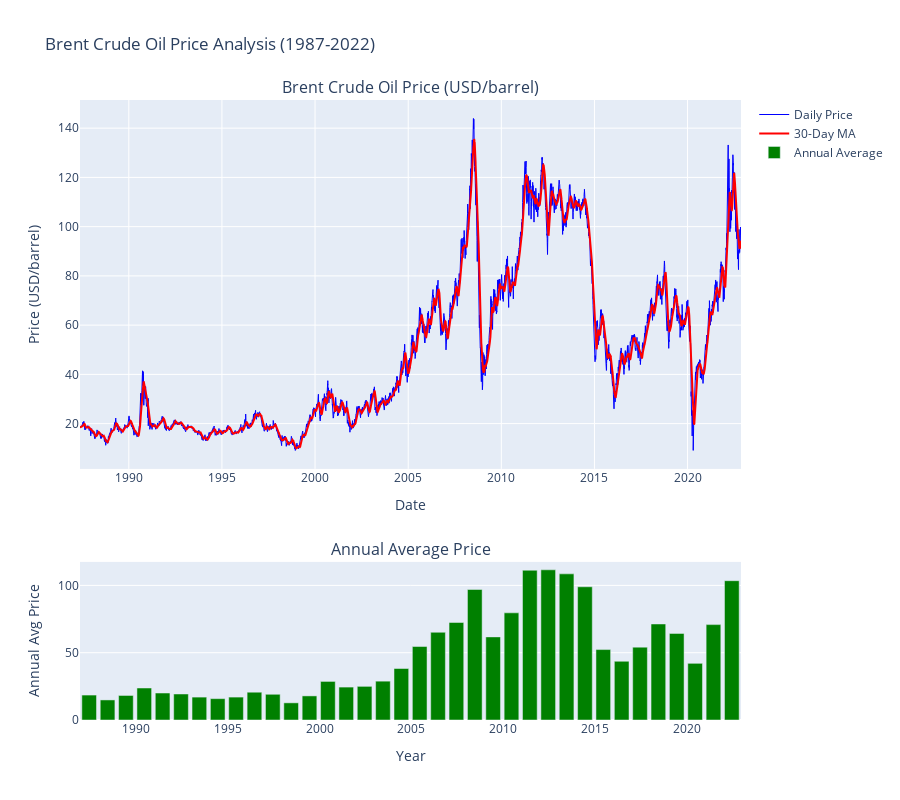

The notebook cell saved with this chart:
### Markdown cell above
2. Time Series Visualization

### Code cell
# Cell 5: Create comprehensive time series plot
fig = make_subplots(
    rows=2, cols=1,
    subplot_titles=('Brent Crude Oil Price (USD/barrel)', 'Annual Average Price'),
    vertical_spacing=0.15,
    row_heights=[0.7, 0.3]
)

# Full time series
fig.add_trace(
    go.Scatter(
        x=brent_df['Date'],
        y=brent_df['Price'],
        mode='lines',
        name='Daily Price',
        line=dict(color='blue', width=1),
        hovertemplate='Date: %{x|%Y-%m-%d}<br>Price: $%{y:.2f}<extra></extra>'
    ),
    row=1, col=1
)

# Calculate and add 30-day moving average
brent_df['MA_30'] = brent_df['Price'].rolling(window=30, min_periods=1).mean()
fig.add_trace(
    go.Scatter(
        x=brent_df['Date'],
        y=brent_df['MA_30'],
        mode='lines',
        name='30-Day MA',
        line=dict(color='red', width=2),
        hovertemplate='Date: %{x|%Y-%m-%d}<br>30-Day MA: $%{y:.2f}<extra></extra>'
    ),
    row=1, col=1
)

# Annual averages for second subplot
annual_avg = brent_df.groupby('Year')['Price'].mean().reset_index()
annual_avg['Date'] = pd.to_datetime(annual_avg['Year'].astype(str) + '-06-15')

fig.add_trace(
    go.Bar(
        x=annual_avg['Date'],
        y=annual_avg['Price'],
        name='Annual Average',
        marker_color='green',
        hovertemplate='Year: %{x|%Y}<br>Avg Price: $%{y:.2f}<extra></extra>'
    ),
    row=2, col=1
)

# Update layout
fig.update_layout(
    height=800,
    title_text="Brent Crude Oil Price Analysis (1987-2022)",
    showlegend=True,
    hovermode='x unified'
)

fig.update_xaxes(title_text="Date", row=1, col=1)
fig.update_xaxes(title_text="Year", row=2, col=1)
fig.update_yaxes(title_text="Price (USD/barrel)", row=1, col=1)
fig.update_yaxes(title_text="Annual Avg Price", row=2, col=1)

# Save the figure
fig.write_html("../reports/figures/full_time_series.html")
fig.show()

print("✓ Time series visualization created and saved to reports/figures/")

### Figure 1 — Plotly figure (JSON) as saved in the notebook; plotly's stock layout.template omitted (floating-point values rounded to 4 significant figures; data arrays with more than 128 entries replaced by an {"elided": "..."} marker saying what was removed)
{"data": [{"hovertemplate": "Date: %{x|%Y-%m-%d}<br>Price: $%{y:.2f}<extra></extra>", "line": {"color": "blue", "width": 1}, "mode": "lines", "name": "Daily Price", "type": "scatter", "x": {"elided": "9011 str values"}, "xaxis": "x", "y": {"elided": "9011 float values"}, "yaxis": "y"}, {"hovertemplate": "Date: %{x|%Y-%m-%d}<br>30-Day MA: $%{y:.2f}<extra></extra>", "line": {"color": "red", "width": 2}, "mode": "lines", "name": "30-Day MA", "type": "scatter", "x": {"elided": "9011 str values"}, "xaxis": "x", "y": {"elided": "9011 float values"}, "yaxis": "y"}, {"hovertemplate": "Year: %{x|%Y}<br>Avg Price: $%{y:.2f}<extra></extra>", "marker": {"color": "green"}, "name": "Annual Average", "type": "bar", "x": ["1987-06-15T00:00:00", "1988-06-15T00:00:00", "1989-06-15T00:00:00", "1990-06-15T00:00:00", "1991-06-15T00:00:00", "1992-06-15T00:00:00", "1993-06-15T00:00:00", "1994-06-15T00:00:00", "1995-06-15T00:00:00", "1996-06-15T00:00:00", "1997-06-15T00:00:00", "1998-06-15T00:00:00", "1999-06-15T00:00:00", "2000-06-15T00:00:00", "2001-06-15T00:00:00", "2002-06-15T00:00:00", "2003-06-15T00:00:00", "2004-06-15T00:00:00", "2005-06-15T00:00:00", "2006-06-15T00:00:00", "2007-06-15T00:00:00", "2008-06-15T00:00:00", "2009-06-15T00:00:00", "2010-06-15T00:00:00", "2011-06-15T00:00:00", "2012-06-15T00:00:00", "2013-06-15T00:00:00", "2014-06-15T00:00:00", "2015-06-15T00:00:00", "2016-06-15T00:00:00", "2017-06-15T00:00:00", "2018-06-15T00:00:00", "2019-06-15T00:00:00", "2020-06-15T00:00:00", "2021-06-15T00:00:00", "2022-06-15T00:00:00"], "xaxis": "x2", "y": [18.53, 14.91, 18.23, 23.76, 20.04, 19.32, 17.01, 15.86, 17.02, 20.64, 19.11, 12.76, 17.9, 28.66, 24.46, 24.99, 28.85, 38.26, 54.57, 65.16, 72.44, 96.94, 61.74, 79.61, 111.3, 111.6, 108.6, 98.97, 52.32, 43.64, 54.12, 71.33, 64.32, 42.1, 70.86, 103.5], "yaxis": "y2"}], "layout": {"annotations": [{"font": {"size": 16}, "showarrow": false, "text": "Brent Crude Oil Price (USD/barrel)", "x": 0.5, "xanchor": "center", "xref": "paper", "y": 1, "yanchor": "bottom", "yref": "paper"}, {"font": {"size": 16}, "showarrow": false, "text": "Annual Average Price", "x": 0.5, "xanchor": "center", "xref": "paper", "y": 0.255, "yanchor": "bottom", "yref": "paper"}], "height": 800, "hovermode": "x unified", "showlegend": true, "title": {"text": "Brent Crude Oil Price Analysis (1987-2022)"}, "xaxis": {"anchor": "y", "domain": [0, 1], "title": {"text": "Date"}}, "xaxis2": {"anchor": "y2", "domain": [0, 1], "title": {"text": "Year"}}, "yaxis": {"anchor": "x", "domain": [0.405, 1], "title": {"text": "Price (USD/barrel)"}}, "yaxis2": {"anchor": "x2", "domain": [0, 0.255], "title": {"text": "Annual Avg Price"}}}}
